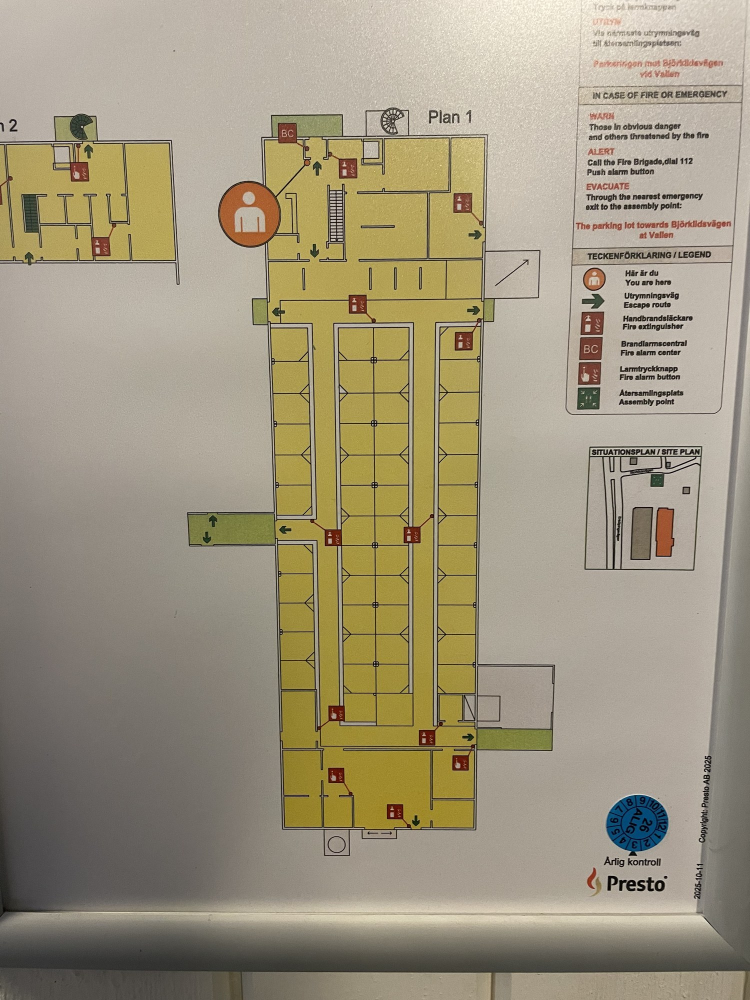
#> input picture references/plans/stall-plan1-utrymning-rak.jpg, 1500 x 2000 px, found by its file name (shown at 1/2 size)
$ python f02-planmatning.py
#> lines starting #> are read from the running program, lines starting #| are printed output that depends on the picture
#> in main, im is the input picture: PIL image 1500x2000 RGB; mean R, G, B 158.9, 149.5, 126.2
#!/usr/bin/env python3
"""Mäter tvärgående vägglinjer i stallets utrymningsplan.

Varför den finns: förra interiörrundan underkändes bland annat för att
rumsmåtten var "magic numbers from a visual read". Ett tal jag har läst av
med ögat i en bild går inte att pröva om av någon annan, och det går inte
att se om det ändras. Det här skriptet gör avläsningen reproducerbar:
samma bild in, samma tal ut, och metoden står i koden.

Vad den mäter: var de GENOMGÅENDE tvärväggarna ligger längs byggnadens
längd, uttryckt som ANDEL av byggnadens längd — inte i meter. Skalan är
medvetet utelämnad. Planen saknar skalstock och stallets bredd är olöst i
intervallet 15–23 m (references/plans/OAVGJORT.md fråga 2); att skriva ut
meter här hade gjort arbetsvärdet 21 m till kanon bakvägen.

Metod:
  1. beskär till Plan 1:s husrektangel (given som argument, avläst en gång),
  2. för varje bildrad: räkna hur stor andel av radens bredd som är MÖRK,
  3. en genomgående vägg ger en topp — den är mörk tvärs nästan hela huset,
     medan en boxvägg bara är mörk i sitt eget band,
  4. rapportera topparna som andel av husets längd.

Kör: python3 tools/f02-planmatning.py [--troskel 0.45] [--json]
"""

import argparse
import json
import sys

try:
    from PIL import Image
except ImportError:
    sys.exit("PIL saknas — pip install pillow")

PLAN = "references/plans/stall-plan1-utrymning-rak.jpg"

# Husrektangeln i Plan 1, avläst EN gång i bilden ovan och skriven här så att
# den går att granska och rätta. Norra gaveln överst, södra nederst.
# `[DERIVED]` — kanterna är väggens ytterlinje, ±3 px.
HUS = {"x0": 535, "x1": 968, "y0": 252, "y1": 1700}


def morkhet(im, hus):
    """Andel mörka bildpunkter per rad, inom husets bredd."""
    g = im.convert("L")
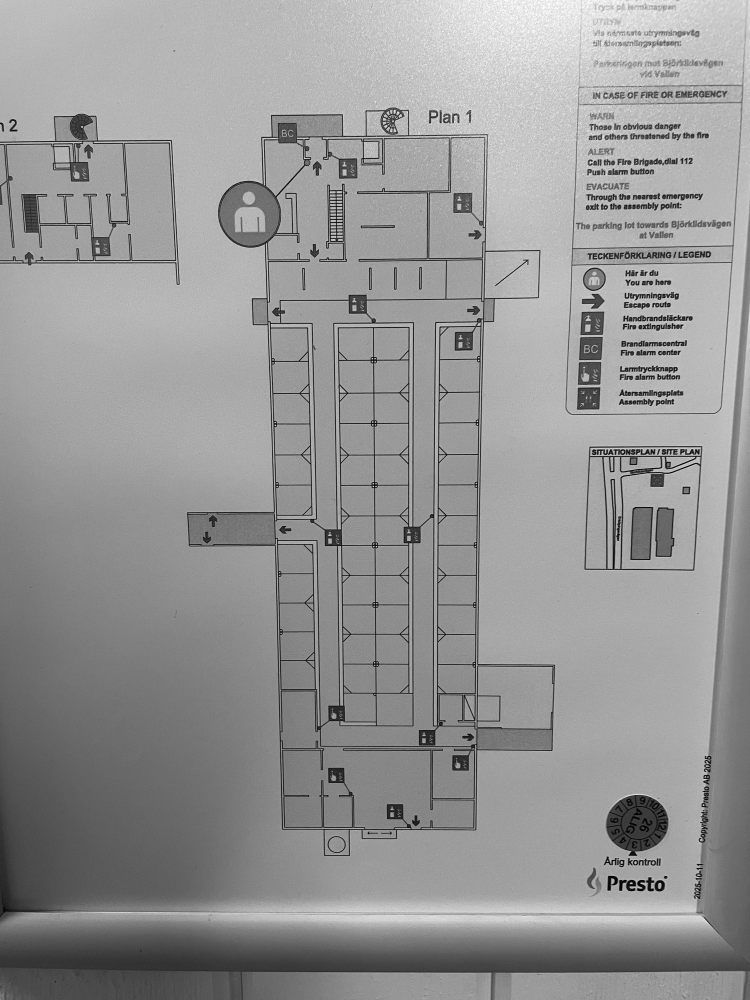
#> g: PIL image 1500x2000 L (shown at 1/2 size); min 0, max 253, mean 149.6
    b = g.load()
    ut = []
    for y in range(hus["y0"], hus["y1"]):
        morka = sum(1 for x in range(hus["x0"], hus["x1"]) if b[x, y] < 120)
        ut.append(morka / (hus["x1"] - hus["x0"]))
#> this loop made 1448 passes
#> morka on passes 1 to 3: 61, 64, 62
#> after the loop, ut = 1448 values, max 0.855 at index 1407, min 0.0139 at index 272, mean 0.123
    return ut


def toppar(serie, troskel):
    """Sammanhängande band över tröskeln, returnerade som mittpunkter."""
    ut, start = [], None
    for i, v in enumerate(serie):
        if v >= troskel and start is None:
            start = i
        elif v < troskel and start is not None:
            ut.append(((start + i - 1) / 2, i - start, max(serie[start:i])))
            start = None
    if start is not None:
        ut.append(((start + len(serie) - 1) / 2, len(serie) - start,
                   max(serie[start:])))
    return ut


def main():
    p = argparse.ArgumentParser()
    p.add_argument("--troskel", type=float, default=0.45,
                   help="andel mörka pixlar för att räknas som genomgående vägg")
    p.add_argument("--json", action="store_true")
    a = p.parse_args()

    im = Image.open(PLAN)
    serie = morkhet(im, HUS)
#> serie has the same summary as ut in morkhet
    langd = HUS["y1"] - HUS["y0"]
    rader = []
    for mitt, tjocklek, topp in toppar(serie, a.troskel):
        rader.append({
            "andel_fran_norr": round(mitt / langd, 4),
            "tjocklek_px": tjocklek,
            "toppandel_mork": round(topp, 3),
        })
#> this loop made 26 passes
#> (mitt, tjocklek, topp) on passes 1 to 12: (20, 3, 0.48), (25, 1, 0.473), (130, 1, 0.453), (134.5, 2, 0.561), (267, 3, 0.612), (270, 1, 0.545), (347, 3, 0.603), (394, 1, 0.575), (403, 1, 0.559), (533.5, 2, 0.545), (594.5, 2, 0.552), (657.5, 2, 0.711)
#> after the loop, rader = 26 items

    if a.json:
        print(json.dumps({"hus_px": HUS, "langd_px": langd,
                          "troskel": a.troskel, "linjer": rader}, indent=2))
        return

    print(f"Plan: {PLAN}")
    print(f"Husrektangel (px): {HUS}, längd {langd} px")
    print(f"Tröskel: {a.troskel:.2f} av husbredden mörk\n")
    print(f"{'andel från norr':>16}  {'tjocklek px':>11}  {'max mörk':>8}")
    for r in rader:
        print(f"{r['andel_fran_norr']:>16.4f}  {r['tjocklek_px']:>11}  "
              f"{r['toppandel_mork']:>8.3f}")
#> this loop made 26 passes
#|           0.0138            3     0.480
#|           0.0173            1     0.473
#|           0.0898            1     0.453
#|           0.0929            2     0.561
#|           0.1844            3     0.612
#|           0.1865            1     0.545
#|           0.2396            3     0.603
#|           0.2721            1     0.575
#> (further printed lines are left out)
    print(f"\n{len(rader)} genomgående linjer.")
#| 26 genomgående linjer.
    print("Andelar, inte meter: planen saknar skalstock och stallets bredd "
          "är olöst 15–23 m.")


if __name__ == "__main__":
    main()
